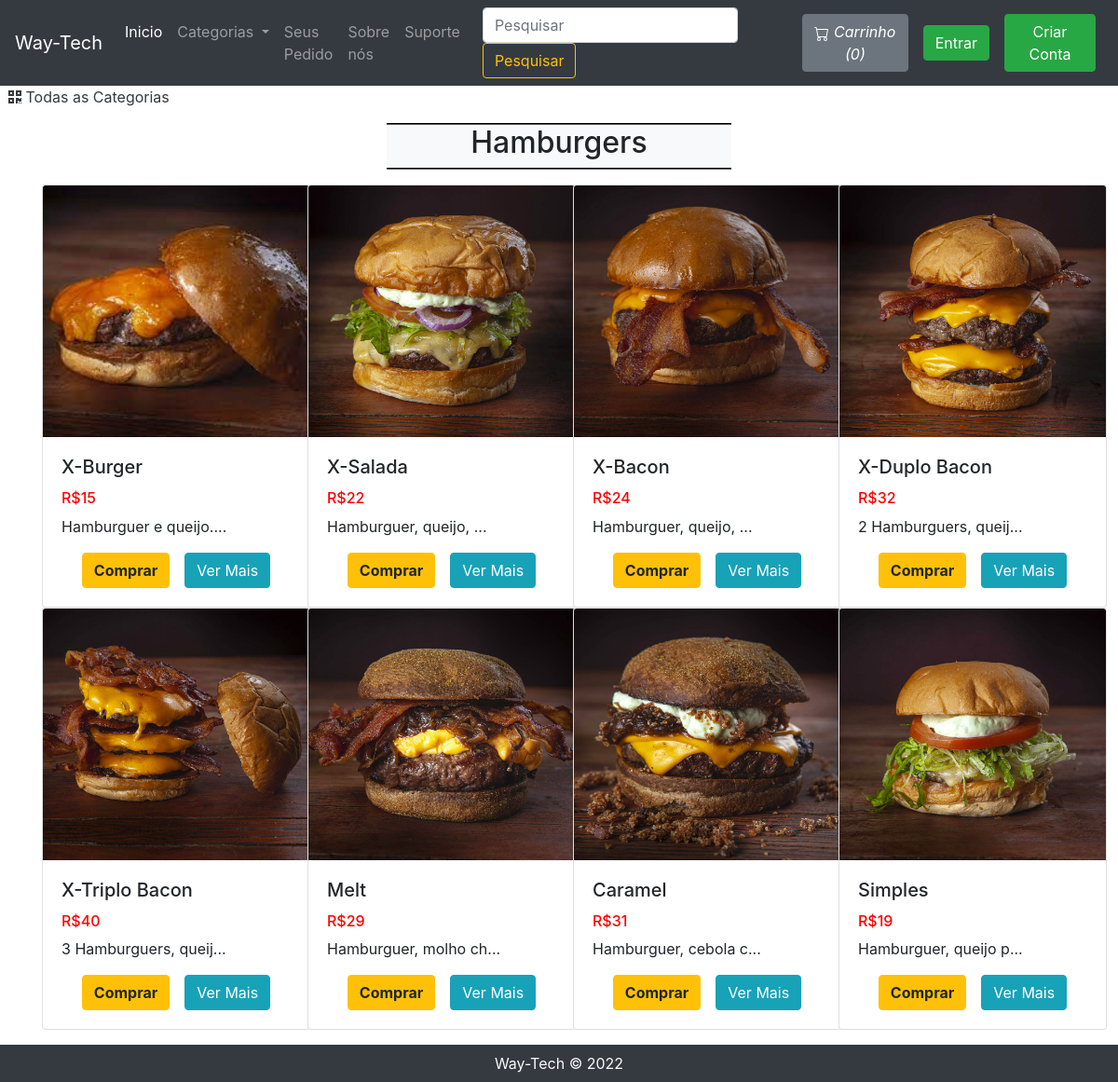
/viewprodutoList.php?catid=27, run on the app's committed database.
### tables this page shows
CREATE TABLE `sitedetail` (
  `tempId` int(11) NOT NULL,
  `systemName` varchar(21) NOT NULL,
  `email` varchar(35) NOT NULL,
  `contact1` bigint(21) NOT NULL,
  `contact2` bigint(21) DEFAULT NULL COMMENT 'Optional',
  `address` text NOT NULL,
  `dateTime` datetime NOT NULL DEFAULT current_timestamp()
);

CREATE TABLE `produto` (
  `produtoId` int(12) NOT NULL,
  `produtoName` varchar(255) NOT NULL,
  `produtoPrice` int(12) NOT NULL,
  `produtoDesc` text NOT NULL,
  `produtoCategorieId` int(12) NOT NULL,
  `produtoPubDate` datetime NOT NULL DEFAULT current_timestamp()
);

### viewprodutoList.php (the view, shortened to what this page needs)
<!doctype html>
<html lang="en">
<head>
    <link rel="stylesheet" href="https://stackpath.bootstrapcdn.com/bootstrap/4.4.1/css/bootstrap.min.css">
    <link rel="stylesheet" href="https://use.fontawesome.com/releases/v5.8.2/css/all.css">
</head>
<body>
    <?php include 'partials/_dbconnect.php';?>
    <?php require 'partials/_nav.php' ?>
    <div>&nbsp;
        <a href="index.php" class="active text-dark">
        <i class="fas fa-qrcode"></i>
            <span>Todas as Categorias</span>
        </a>
    </div>
    <div class="container my-3" id="cont">
        <div class="col-lg-4 text-center bg-light my-3" style="margin:auto;border-top: 2px groove black;border-bottom: 2px groove black;">
            <h2 class="text-center"><span id="catTitle">Produtos</span></h2>
        </div>
        <div class="row">
        <?php
            $id = $_GET['catid'];
            $sql = "SELECT * FROM `produto` WHERE produtoCategorieId = $id";
            $result = mysqli_query($conn, $sql);
            while($row = mysqli_fetch_assoc($result)){
                $produtoId = $row['produtoId'];
                $produtoName = $row['produtoName'];
                $produtoPrice = $row['produtoPrice'];
                $produtoDesc = $row['produtoDesc'];
                echo '<div class="col-xs-3 col-sm-3 col-md-3">
                        <div class="card" style="width: 18rem;">
                            <img src="img/produto-'.$produtoId. '.jpg" class="card-img-top" alt="image for this produto" width="249px" height="270px">
                            <div class="card-body">
                                <h5 class="card-title">' .$produtoName. '</h5>
                                <h6 style="color: #ff0000">R$'.$produtoPrice. '</h6>
                                <p class="card-text">' . substr($produtoDesc, 0, 20). '...</p>
                                <div class="row justify-content-center">';
                                if($loggedin){
                                    $quaSql = "SELECT `itemQuantity` FROM `viewcart` WHERE produtoId = '$produtoId' AND `userId`='$userId'";
                                    $quaresult = mysqli_query($conn, $quaSql);
                                    $quaExistRows = mysqli_num_rows($quaresult);
                                    if($quaExistRows == 0) {
                                        echo '<form action="partials/_manageCart.php" method="POST">
                                              <input type="hidden" name="itemId" value="'.$produtoId. '">
                                              <button type="submit" name="addToCart" class="btn btn-warning mx-2"><b>Comprar</b></button>';
                                    }else {
                                        echo '<a href="viewCart.php"><button class="btn btn-warning mx-2"><b>Ir ao Carrinho</b></button></a>';
                                    }
                                }
                                else{
                                    echo '<button class="btn btn-warning mx-2" data-toggle="modal" data-target="#loginModal"><b>Comprar</b></button>';
                                }
                            echo '</form>
                                <a href="viewproduto.php?produtoid=' . $produtoId . '" class="mx-2"><button class="btn btn-info">Ver Mais</button></a>
                                </div>
                            </div>
                        </div>
                    </div>';
            }
            ?>
        </div>
    </div>
    <?php require 'partials/_footer.php' ?>
</body>
</html>

### partials/_nav.php (shortened to what this page needs)
<?php
if(isset($_SESSION['loggedin']) && $_SESSION['loggedin']==true){
  $loggedin= true;
  $userId = $_SESSION['userId'];
  $username = $_SESSION['username'];
}
else{
  $loggedin = false;
  $userId = 0;
}
$sql = "SELECT * FROM `sitedetail`";
$result = mysqli_query($conn, $sql);
$row = mysqli_fetch_assoc($result);
$systemName = $row['systemName'];
echo '<nav class="navbar navbar-expand-lg navbar-dark bg-dark">
      <a class="navbar-brand" href="index.php">'.$systemName.'</a>
      <button class="navbar-toggler" type="button" data-toggle="collapse" data-target="#navbarSupportedContent" aria-controls="navbarSupportedContent" aria-expanded="false" aria-label="Toggle navigation">
        <span class="navbar-toggler-icon"></span>
      </button>
      <div class="collapse navbar-collapse" id="navbarSupportedContent">
        <ul class="navbar-nav mr-auto">
          <li class="nav-item active">
            <a class="nav-link" href="index.php">Inicio <span class="sr-only">(current)</span></a>
          </li>
          <li class="nav-item dropdown">
            <a class="nav-link dropdown-toggle" href="#" id="navbarDropdown" role="button" data-toggle="dropdown" aria-haspopup="true" aria-expanded="false">
              Categorias
            </a>
            <div class="dropdown-menu" aria-labelledby="navbarDropdown">';
            echo '</div>
          </li>
          <li class="nav-item">
            <a class="nav-link" href="viewOrder.php">Seus Pedido</a>
          </li>
          <li class="nav-item">
            <a class="nav-link" href="about.php">Sobre nós</a>
          </li>
          <li class="nav-item">
            <a class="nav-link" href="contact.php">Suporte</a>
          </li>
        </ul>
        <form method="get" action="/tcc/search.php" class="form-inline my-2 my-lg-0 mx-3">
          <input class="form-control mr-sm-2" type="search" name="search" id="search" placeholder="Pesquisar" aria-label="Search" required>
          <button class="btn btn-outline-warning my-2 my-sm-0" type="submit">Pesquisar</button>
        </form>';
        $countsql = "SELECT SUM(`itemQuantity`) FROM `viewcart` WHERE `userId`=$userId";
        $countresult = mysqli_query($conn, $countsql);
        $countrow = mysqli_fetch_assoc($countresult);
        $count = $countrow['SUM(`itemQuantity`)'];
        if(!$count) {
          $count = 0;
        }
        echo '<a href="viewCart.php"><button type="button" class="btn btn-secondary mx-2" title="MyCart">
          <svg xmlns="img/cart.svg" width="16" height="16" fill="currentColor" class="bi bi-cart" viewBox="0 0 16 16">
            <path d="M0 1.5A.5.5 0 0 1 .5 1H2a.5.5 0 0 1 .485.379L2.89 3H14.5a.5.5 0 0 1 .491.592l-1.5 8A.5.5 0 0 1 13 12H4a.5.5 0 0 1-.491-.408L2.01 3.607 1.61 2H.5a.5.5 0 0 1-.5-.5zM3.102 4l1.313 7h8.17l1.313-7H3.102zM5 12a2 2 0 1 0 0 4 2 2 0 0 0 0-4zm7 0a2 2 0 1 0 0 4 2 2 0 0 0 0-4zm-7 1a1 1 0 1 1 0 2 1 1 0 0 1 0-2zm7 0a1 1 0 1 1 0 2 1 1 0 0 1 0-2z"/>
          </svg>
          <i class="bi bi-cart">Carrinho (' .$count. ')</i>
        </button></a>';
        if($loggedin){
          echo '<ul class="navbar-nav mr-2">
            <li class="nav-item dropdown">
              <a class="nav-link dropdown-toggle" href="#" id="navbarDropdown" role="button" data-toggle="dropdown" > Bem vindo <b>' .$username. '</b></a>
              <div class="dropdown-menu" aria-labelledby="navbarDropdown">
                <a class="dropdown-item" href="partials/_logout.php">Sair</a>
              </div>
            </li>
          </ul>
          <div class="text-center image-size-small position-relative">
            <a href="viewProfile.php"><img src="img/person-' .$userId. '.jpg" class="rounded-circle" onError="this.src = \'img/profilePic.jpg\'" style="width:40px; height:40px"></a>
          </div>';
        }
        else {
          echo '
          <button type="button" class="btn btn-success mx-2"  data-toggle="modal" data-target="#loginModal">Entrar</button>
          <button type="button" class="btn btn-success mx-2"  data-toggle="modal" data-target="#signupModal">Criar Conta</button>';
        }
  echo '</div>
    </nav>';
?>

### viewprodutoList.php (style rules this page uses)
#cont { min-height : 570px; }

### data on the page
sitedetail: systemName "Way-Tech"
produto: shows a picture, produtoName "X-Burger", produtoPrice "15", produtoDesc "Hamburguer e queijo."
produto: shows a picture, produtoName "X-Salada", produtoPrice "22", produtoDesc "Hamburguer, queijo,"
produto: shows a picture, produtoName "X-Bacon", produtoPrice "24", produtoDesc "Hamburguer, queijo,"
produto: shows a picture, produtoName "X-Duplo Bacon", produtoPrice "32", produtoDesc "2 Hamburguers, queij"
produto: shows a picture, produtoName "X-Triplo Bacon", produtoPrice "40", produtoDesc "3 Hamburguers, queij"
produto: shows a picture, produtoName "Melt", produtoPrice "29", produtoDesc "Hamburguer, molho ch"
produto: shows a picture, produtoName "Caramel", produtoPrice "31", produtoDesc "Hamburguer, cebola c"
produto: shows a picture, produtoName "Simples", produtoPrice "19", produtoDesc "Hamburguer, queijo p"

### other printed values
$count "0"
